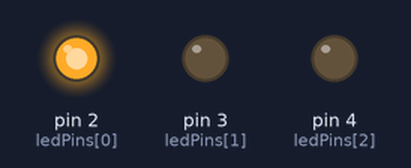
This sketch was run on a simulated Arduino Uno, built with avr-gcc and run on an emulated ATmega328P. On the bench: output pins drawn as LEDs (lit = HIGH).

Above: at 0.05 s.
At 0.7 s:
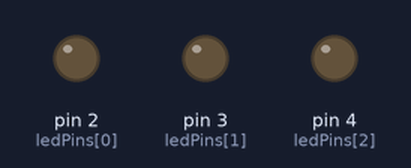
At 1.15 s:
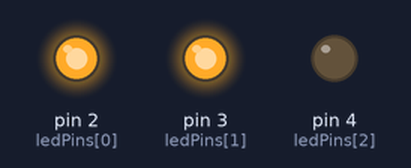
At 2.3 s:
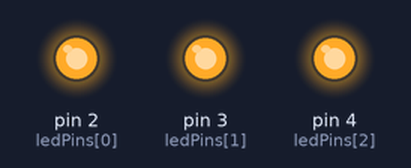
Timing chart, 0 to 3.0 s (numbered marks = the images above):
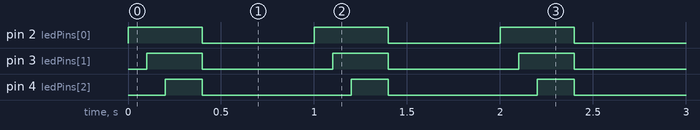

Measured:
- by itself, pin 2 (ledPins[0]): alternates HIGH for 0.40 s and LOW for 0.60 s
- by itself, pin 3 (ledPins[1]): alternates HIGH for 0.30 s and LOW for 0.70 s
- by itself, pin 4 (ledPins[2]): alternates HIGH for 0.20 s and LOW for 0.80 s

The sketch:

_3_led_karasimsek.ino
```cpp
int ledPins[]={2,3,4,};//2,3,4, sayilarini setup kısmında kullanmak üzere dizide tanımladık.
void setup() {

 for(int i = 0; i < 3; i++){
 pinMode(ledPins[i],OUTPUT);//sirasiyla 2,3,4 pinlerini çıkış pinleri olarak belirliyor.Eğer bu kısmı anlamadıysanız C programlama dili diziler Konusuna bakmanızı öneririm.
}
}
void loop() {

 for(int i=0;i<3;i++)
 {
 digitalWrite(ledPins[i],HIGH);//2,3,4 ledlerini aralarında 100 ms zaman aralıklarıyla yakar.
 delay(100);//
 }
 delay(100);//butun ledler yandıktan sonra 100ms bekler.

 for(int i=0;i<3;i++) {
  digitalWrite(ledPins[i],LOW);//sırasıyla 2,3,4 ledlerini 100 ms zaman aralıklarıyla söndürür. delay(100);// } delay(200);// butun ledler söndükten sonra 200ms bekler. for(int i=2;i>=0;i--)
 }
 //delay(50);
 delay (100);//bütün ledler söndükten sonra 100 ms bekler.

 for(int i=2;i>=0;i--)
 {
 digitalWrite(ledPins[i],LOW);//4,3,2 ledlerini sırasıyla ( ledleri sondan söndürmeye başlar) 100ms zaman aralıklarıyla söndürür.
 delay(100);//
 }
 delay (200);//butun ledler söndükten sonra 200ms bekler.

}
//*/}
```
